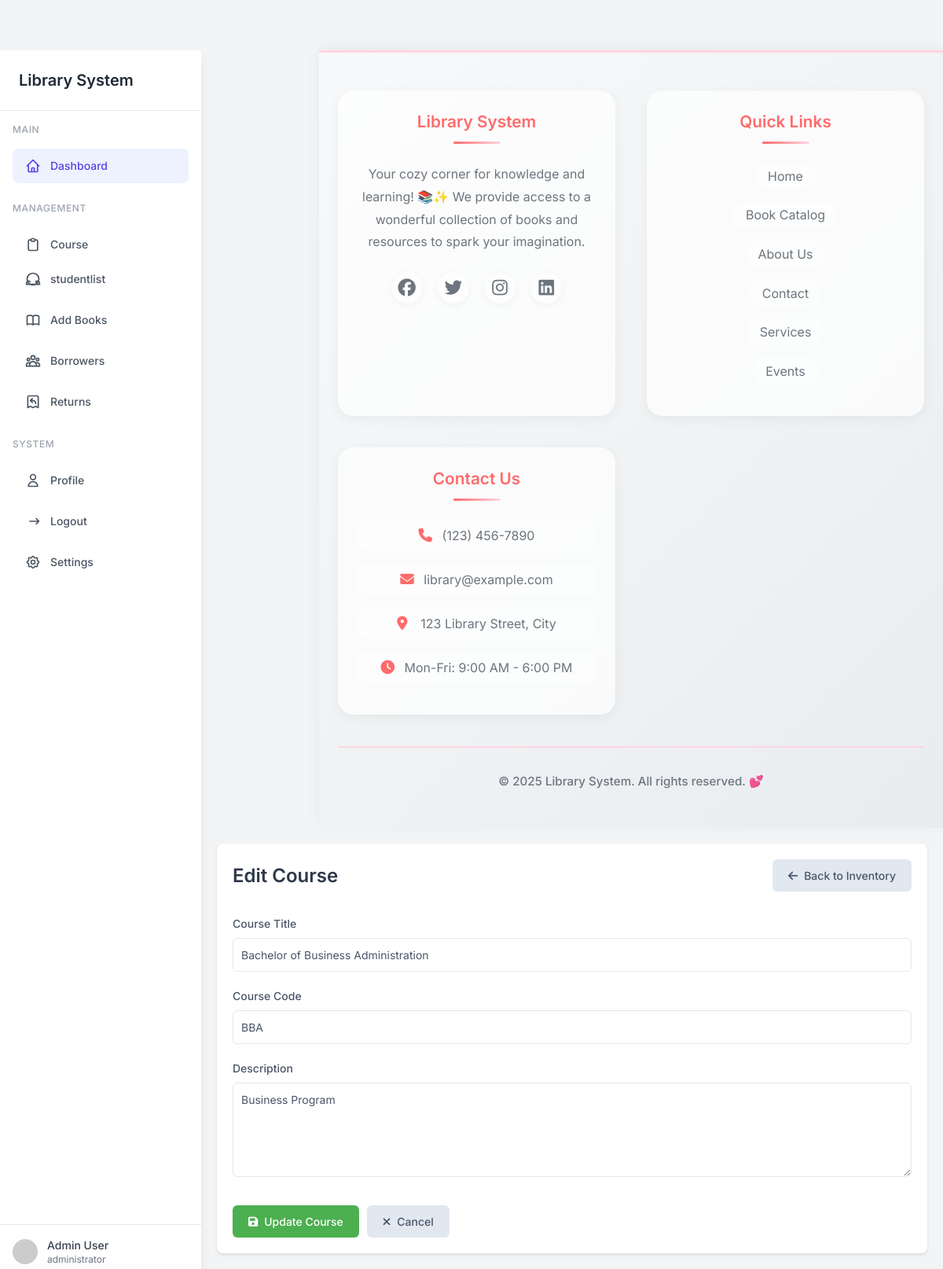
The app's page /edit_course.php?id=3 (signed in) with its own data.
### tables this page shows
CREATE TABLE tblcourse (
    course_id INT AUTO_INCREMENT PRIMARY KEY,
    course_name VARCHAR(100) NOT NULL,
    course_code VARCHAR(20) NOT NULL UNIQUE,
    description TEXT,
    created_at TIMESTAMP DEFAULT CURRENT_TIMESTAMP
);

### edit_course.php (the view, shortened to what this page needs)
<?php
require_once 'db.php';
$course_id = isset($_GET['id']) ? $_GET['id'] : die('Course ID not provided');
$sql = "SELECT * FROM tblcourse WHERE course_id = ?";
$stmt = $conn->prepare($sql);
$stmt->bind_param("i", $course_id);
$stmt->execute();
$result = $stmt->get_result();
$course = $result->fetch_assoc();
?>
<!DOCTYPE html>
<html lang="en">
<head>
    <?php include 'components/head.php'; ?>
</head>
<body class="bg-gray-100">
    <?php include 'components/sidebar.php'; ?>
    <div class="ml-64">
        <?php include 'components/top_bar.php'; ?>
        <div class="form-container">
            <div class="form-header">
                <h2>Edit Course</h2>
                <button class="btn-cancel" onclick="window.location.href='inventory.php'">
                    <i class="fas fa-arrow-left mr-2"></i>Back to Inventory
                </button>
            </div>
            <form id="editCourseForm">
                <div class="form-group">
                    <label for="course_name">Course Title</label>
                    <input type="text" id="course_name" name="course_name" class="form-control"
                           value="<?php echo htmlspecialchars($course['course_name']); ?>" required>
                </div>
                <div class="form-group">
                    <label for="course_code">Course Code</label>
                    <input type="text" id="course_code" name="course_code" class="form-control"
                           value="<?php echo htmlspecialchars($course['course_code']); ?>" required>
                </div>
                <div class="form-group">
                    <label for="description">Description</label>
                    <textarea id="description" name="description" class="form-control" required><?php echo htmlspecialchars($course['description']); ?></textarea>
                </div>
                <div class="button-group">
                    <button type="submit" class="btn-submit">
                        <i class="fas fa-save mr-2"></i>Update Course
                    </button>
                    <button type="button" class="btn-cancel" onclick="window.location.href='inventory.php'">
                        <i class="fas fa-times mr-2"></i>Cancel
                    </button>
                </div>
            </form>
        </div>
    </div>
</body>
</html>

### components/head.php (style rules this page uses)
body { font-family: 'Inter', sans-serif; background-color: #f3f4f6; }

### edit_course.php (style rules this page uses)
.form-container { padding: 20px; margin: 20px; background: white; border-radius: 8px; box-shadow: 0 2px 4px rgba(0, 0, 0, 0.1); }
.form-header { display: flex; justify-content: space-between; align-items: center; margin-bottom: 30px; }
.form-header h2 { color: #2d3748; font-size: 24px; font-weight: 600; margin: 0; }
.form-group { margin-bottom: 20px; }
.form-group label { display: block; margin-bottom: 8px; color: #4a5568; font-weight: 500; font-size: 14px; }
.form-control { width: 100%; padding: 10px; border: 1px solid #e2e8f0; border-radius: 6px; font-size: 14px; color: #4a5568; transition: border-color 0.2s; }
textarea.form-control { min-height: 120px; resize: vertical; }
.button-group { display: flex; gap: 10px; margin-top: 30px; }
.btn-submit { background-color: #4CAF50; color: white; padding: 10px 20px; border: none; border-radius: 6px; cursor: pointer; font-size: 14px; font-weight: 500; transition: background-color 0.2s; }
.btn-cancel { background-color: #e2e8f0; color: #4a5568; padding: 10px 20px; border: none; border-radius: 6px; cursor: pointer; font-size: 14px; font-weight: 500; transition: background-color 0.2s; }

### records on screen
tblcourse: course_name "Bachelor of Business Administration", course_code "BBA", description "Business Program"
